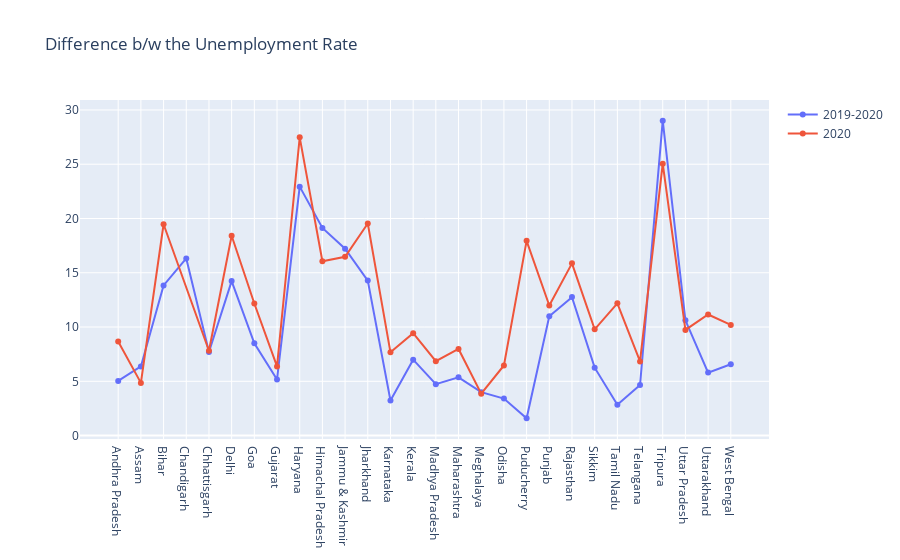

Notebook code cell kept with this figure:
### Code cell
# Variation in Unemployment Rate

fig = go.Figure()
fig.add_trace(go.Scatter(x = state['Region'],y = state['Estimated Unemployment Rate (%)'], mode = 'lines+markers', name = '2019-2020'))
fig.add_trace(go.Scatter(x = State['Region'],y = State['Estimated Unemployment Rate (%)'], mode = 'lines+markers', name = '2020'))
fig.update_layout(title = 'Difference b/w the Unemployment Rate')
fig.show()

### Figure 1 — Plotly figure (JSON) as saved in the notebook; plotly's stock layout.template omitted (floating-point values rounded to 4 significant figures)
{"data": [{"mode": "lines+markers", "name": "2019-2020", "type": "scatter", "x": ["Andhra Pradesh", "Assam", "Bihar", "Chandigarh", "Chhattisgarh", "Delhi", "Goa", "Gujarat", "Haryana", "Himachal Pradesh", "Jammu & Kashmir", "Jharkhand", "Karnataka", "Kerala", "Madhya Pradesh", "Maharashtra", "Meghalaya", "Odisha", "Puducherry", "Punjab", "Rajasthan", "Sikkim", "Tamil Nadu", "Telangana", "Tripura", "Uttar Pradesh", "Uttarakhand", "West Bengal"], "y": [5.037, 6.373, 13.83, 16.32, 7.707, 14.23, 8.508, 5.176, 22.94, 19.13, 17.22, 14.28, 3.234, 6.992, 4.741, 5.37, 4.003, 3.409, 1.593, 10.99, 12.76, 6.257, 2.837, 4.656, 29.01, 10.62, 5.801, 6.57]}, {"mode": "lines+markers", "name": "2020", "type": "scatter", "x": ["Andhra Pradesh", "Assam", "Bihar", "Chhattisgarh", "Delhi", "Goa", "Gujarat", "Haryana", "Himachal Pradesh", "Jammu & Kashmir", "Jharkhand", "Karnataka", "Kerala", "Madhya Pradesh", "Maharashtra", "Meghalaya", "Odisha", "Puducherry", "Punjab", "Rajasthan", "Sikkim", "Tamil Nadu", "Telangana", "Tripura", "Uttar Pradesh", "Uttarakhand", "West Bengal"], "y": [8.664, 4.856, 19.47, 7.819, 18.41, 12.17, 6.376, 27.48, 16.07, 16.48, 19.54, 7.668, 9.434, 6.854, 7.979, 3.866, 6.462, 17.94, 11.98, 15.87, 9.793, 12.19, 6.833, 25.05, 9.737, 11.16, 10.19]}], "layout": {"title": {"text": "Difference b/w the Unemployment Rate"}}}
